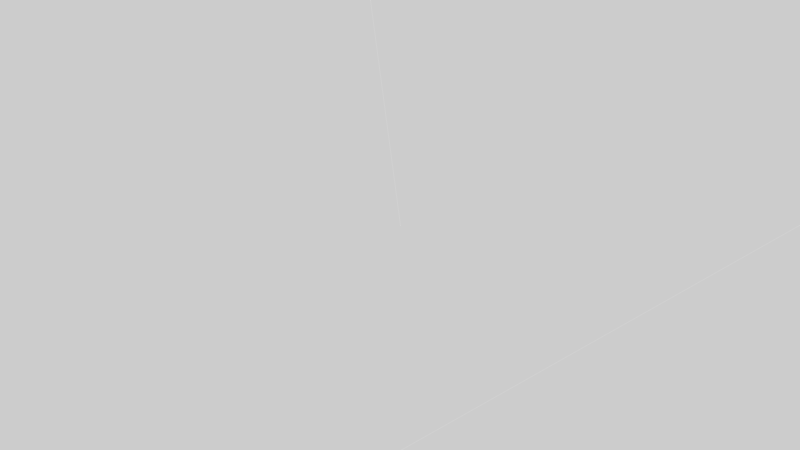
Frame 1 (no input)
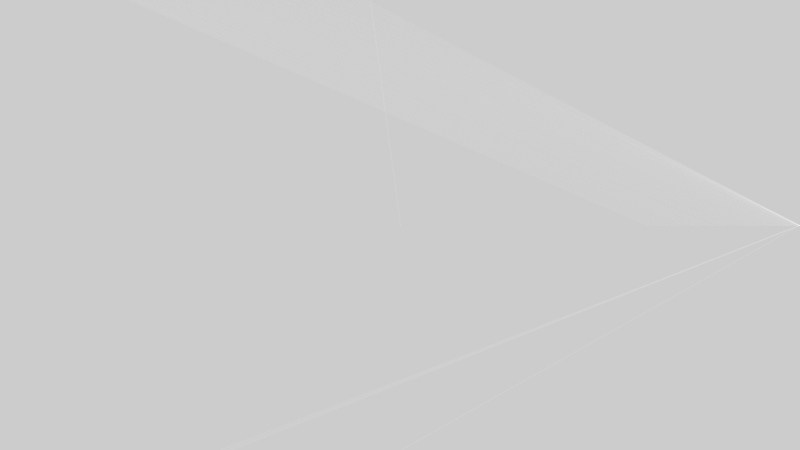
Frame 60 (the mouse pressed at the canvas centre just before this capture)
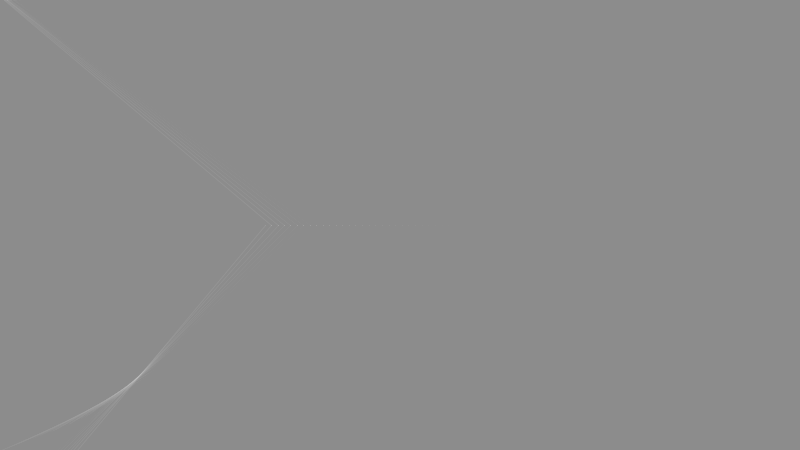
Frame 120 (the mouse held since frame 60 and released just before this capture)

The Processing sketch that drew these frames (run headless with seeded random() and noise(); from frame 60 on, the mouse is pressed at the canvas centre):

// Processing sketch: processing_152558
// ── processing_152558.pde

/*
 * Creative Coding
 * Week 3, 03 - using sin(), cos(), dist() to make a dynamic pattern 
 * by Indae Hwang and Jon McCormack
 * Copyright (c) 2014 Monash University
 *
 * This program allows you to change background color.
 * Press and hold the left mouse button to change color.
 * Use presentation mode( sketch menu > Present or press the shift-comand-r keys together)
 * Press "esc" key to stop running the sktech
 * experiment with changing the value of num and distanceMargin in setup
 */

int     num;     // the number of items in the array
float[] x;       // x-position of point
float[] y;       // y-position
float[] speed;   // speed 
float[] phase;   // phase

int distanceMargin;
float rowHeight;

// background colour
float red;
float green;
float blue;

void setup() {

  //Fullscreen: to make fullscreen run this sketch with presentation mode 
  //( sketch menu > Present )
  //size(displayWidth, displayHeight);

  //Not fullscreen: fixed window 
size(800, 450);


  // change each value below for different visual
  num = 3;
  distanceMargin = 400;

  rowHeight = height/(num-1); // height of each row

  // allocate size of arrays
  x = new float[num];
  y = new float[num];
  speed = new float[num];
  phase = new float[num]; 


  //setup an initial value for each item in the array
  for (int i=0; i<num; i++) {
    x[i] = width/2; 
    y[i] = rowHeight * i;
    speed[i] = random(1); // returns a random float bewteen 0 and 1
    phase[i] = random(TWO_PI);
  }

  red = 0;
  blue = 0;
  green = 0;
}


void draw() {
  // don't clear the screen each frame by calling background()
  //background(128);
  
fill(14, 29, 175);

  for (int i=0; i<num; i++) {

    float radians = radians(frameCount*speed[i] );

    if (i%2 == 1) { // odd
      x[i] = width/2 + sin(radians + phase[i])* width/2;
    }
    else { // even
      x[i] = width/2 + cos(radians + phase[i])* width/2;
    }


    if (i<num-1) {
      float distance = dist(x[i], y[i], x[i+1], y[i+1]);
      if (distance > rowHeight && distance < rowHeight + distanceMargin) {

        stroke(255, 20);
        line(x[i], y[i], x[i+1], y[i+1]);

        // stroke(255);
        point(x[i], y[i]);
        point(x[i+1], y[i+1]);
      }
    }
  }

  if (mousePressed) {
    red = map(mouseX, 0, width, 0, 255);
    green = map(mouseY, 0, height, 0, 255);
    blue = map(mouseX+mouseY, 0, width+height, 255, 0);
 
    fill(red, green, blue, 10);
    noStroke();
    rect(0, 0, width, height);
    // println("red: "+red+", green: "+green+", blue: "+blue);
  }
}
